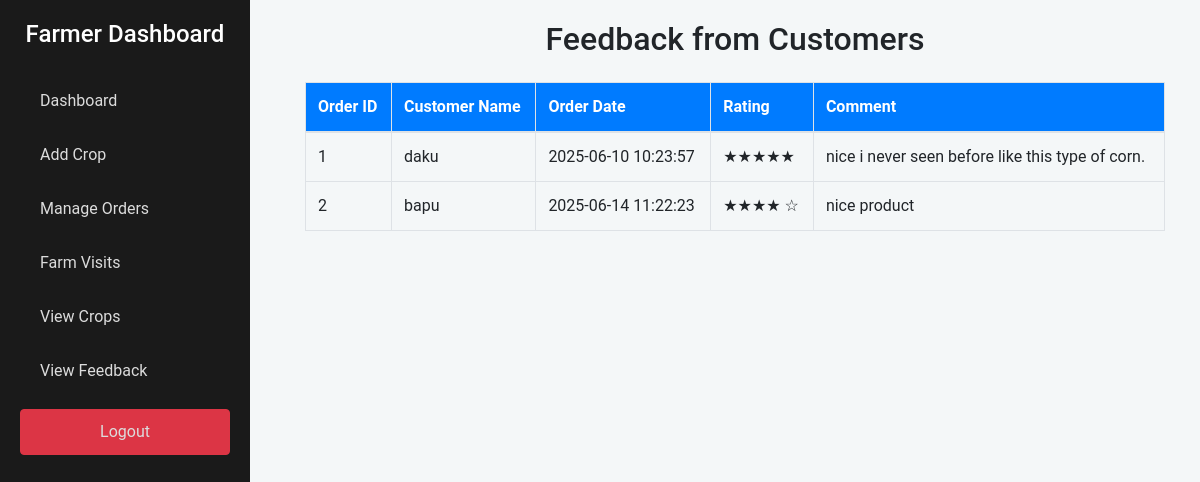
Screenshot of /feedback_view.php (signed in) with the database file from the repository.
### tables this page shows
CREATE TABLE `feedback` (
  `id` int(11) NOT NULL,
  `customer_id` int(11) DEFAULT NULL,
  `order_id` int(11) DEFAULT NULL,
  `farmer_id` int(11) DEFAULT NULL,
  `rating` int(11) DEFAULT NULL,
  `comment` text DEFAULT NULL
);

CREATE TABLE `customers` (
  `id` int(11) NOT NULL,
  `name` varchar(100) DEFAULT NULL,
  `email` varchar(100) DEFAULT NULL,
  `password` varchar(255) DEFAULT NULL,
  `city` varchar(100) DEFAULT NULL,
  `otp` int(11) DEFAULT NULL,
  `is_verified` tinyint(1) DEFAULT 0,
  `pass_key` varchar(6) DEFAULT NULL
);

CREATE TABLE `orders` (
  `id` int(11) NOT NULL,
  `customer_id` int(11) DEFAULT NULL,
  `crop_id` int(11) DEFAULT NULL,
  `quantity` int(11) DEFAULT NULL,
  `total_price` decimal(10,2) DEFAULT NULL,
  `status` enum('pending','confirmed','shipped','delivered') DEFAULT NULL,
  `order_date` datetime DEFAULT NULL,
  `advance_payment` decimal(10,2) DEFAULT NULL,
  `farmer_id` int(11) DEFAULT NULL,
  `payment_method` enum('cod','online') DEFAULT 'cod',
  `payment_id` varchar(100) DEFAULT NULL
);

### feedback_view.php (the view, shortened to what this page needs)
<?php
include 'config.php';
$farmer_id = $_SESSION['farmer_id'];
try {
    $stmt = $conn->prepare("
        SELECT f.id AS feedback_id, f.rating, f.comment, f.order_id,
               c.name AS customer_name, o.order_date
        FROM feedback f
        JOIN orders o ON f.order_id = o.id
        JOIN customers c ON f.customer_id = c.id
        JOIN crops cr ON o.crop_id = cr.id
        WHERE cr.farmer_id = :farmer_id
    ");
    $stmt->bindParam(':farmer_id', $farmer_id, PDO::PARAM_INT);
    $stmt->execute();
    $feedbacks = $stmt->fetchAll(PDO::FETCH_ASSOC);
} catch (PDOException $e) {
    die("Error fetching feedback: " . $e->getMessage());
}
?>
<!DOCTYPE html>
<html lang="en">
<head>
    <link rel="stylesheet" href="https://stackpath.bootstrapcdn.com/bootstrap/4.5.2/css/bootstrap.min.css">
</head>
<body>
<div class="sidebar-desktop d-none d-md-block">
  <h4>Farmer Dashboard</h4>
  <a href="farmer_dashboard.php">Dashboard</a>
  <a href="add_crop.php">Add Crop</a>
  <a href="manage_orders.php">Manage Orders</a>
  <a href="farm_visits.php">Farm Visits</a>
  <a href="view_crops.php">View Crops</a>
  <a href="feedback_view.php" class="active">View Feedback</a>
  <a href="logout.php" class="btn btn-danger mt-3 w-100">Logout</a>
</div>
<div class="content-area">
  <div class="container">
    <h2 class="mb-4 text-center">Feedback from Customers</h2>
    <div class="feedback-table">
      <?php if (!empty($feedbacks)): ?>
        <table class="table table-bordered">
          <thead>
            <tr>
              <th>Order ID</th>
              <th>Customer Name</th>
              <th>Order Date</th>
              <th>Rating</th>
              <th>Comment</th>
            </tr>
          </thead>
          <tbody>
            <?php foreach ($feedbacks as $feedback): ?>
              <tr>
                <td><?= htmlspecialchars($feedback['order_id']) ?></td>
                <td><?= htmlspecialchars($feedback['customer_name']) ?></td>
                <td><?= htmlspecialchars($feedback['order_date']) ?></td>
                <td class="rating-stars">
                  <?= str_repeat('★', $feedback['rating']) ?>
                  <?= str_repeat('☆', 5 - $feedback['rating']) ?>
                </td>
                <td><?= nl2br(htmlspecialchars($feedback['comment'])) ?></td>
              </tr>
            <?php endforeach; ?>
          </tbody>
        </table>
      <?php else: ?>
        <p>No feedback available yet.</p>
      <?php endif; ?>
    </div>
  </div>
</div>
</body>
</html>

### feedback_view.php (style rules this page uses)
body { background-color: #f4f7f8; font-family: 'Roboto', sans-serif; }
.sidebar-desktop { background-color: #1a1a1a; color: white; position: fixed; height: 100vh; width: 250px; top: 0; left: 0; padding: 20px; z-index: 1000; }
.sidebar-desktop h4 { text-align: center; font-size: 1.5rem; margin-bottom: 30px; }
.sidebar-desktop a { color: #dcdcdc; font-size: 1rem; padding: 10px 20px; display: block; text-decoration: none; margin-bottom: 10px; border-radius: 4px; }
.content-area { padding: 20px; }
@media (min-width: 768px) { .content-area { margin-left: 270px; } }
.table thead { background-color: #007bff; color: white; }

### rows the page displays
feedback: order "1", customer.name "daku", order.order_date "2025-06-10 10:23:57", rating "★★★★★", comment "nice i never seen before like this type of corn."
feedback: order "2", customer.name "bapu", order.order_date "2025-06-14 11:22:23", rating "★★★★", rating "☆", comment "nice product"
